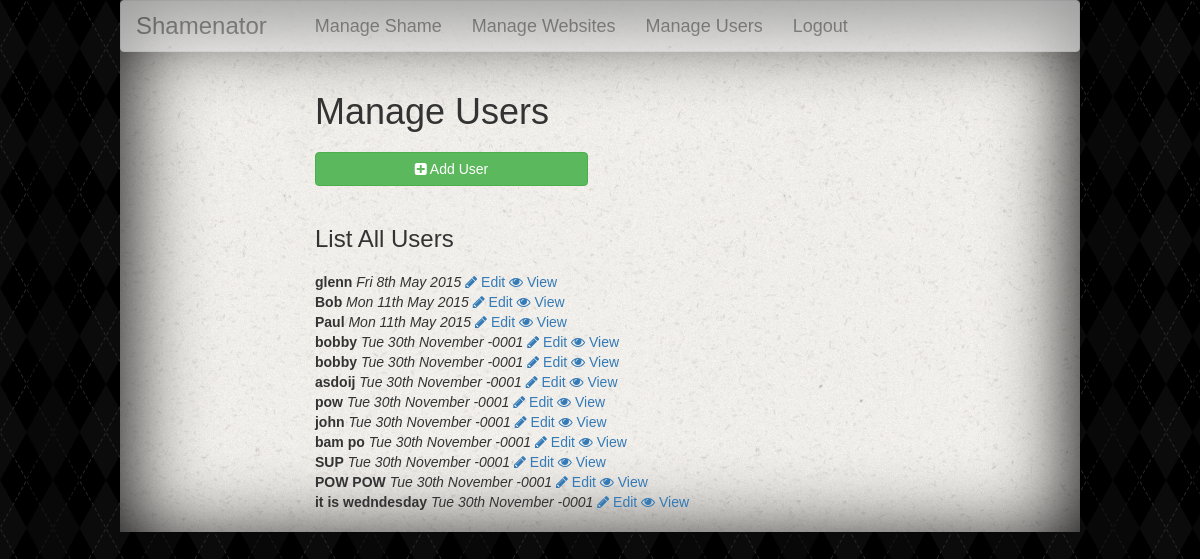
The app's page /manage-users/index.php (signed in) with its own data.
### tables this page shows
CREATE TABLE IF NOT EXISTS `users` (
  `id` int(11) NOT NULL AUTO_INCREMENT,
  `username` varchar(255) NOT NULL,
  `password` varchar(255) NOT NULL,
  `date_updated` timestamp NOT NULL DEFAULT CURRENT_TIMESTAMP ON UPDATE CURRENT_TIMESTAMP,
  `date_created` timestamp NOT NULL DEFAULT '0000-00-00 00:00:00',
  PRIMARY KEY (`id`)
);

### database.php (called while the page is built, shortened)
<?
class DatabaseHelper{
  private $mysql;
  private $query;
  function DatabaseHelper(){
    try {
        $this->mysql = $this->connect();
    } catch (Exception $e) {
        $logger = new Logger();
        $logger->setLog('error');
    }
  }
  private function connect(){
    $host = 'localhost';
    $database = $user = 'glenn_shamenator';
    $password = 'Ch4ng3m3#';
    $mysql = @mysql_connect($host,$user,$password);
    return $mysql;
  }
  public function getAllByTableName($table) {
    return $this->queryRows("SELECT * FROM `$table`");
  }
  public function queryRow($sql = '') {
    if( !isset($this->query) ){
      $this->query = mysql_query($sql, $this->mysql)
          or die('Query failed: ' . mysql_error());
    }
    $row = mysql_fetch_assoc($this->query);
    return $row;
  }
  public function queryRows($sql = ''){
    $result = array();
    while( $row = $this->queryRow($sql) ){
      $result[] = $row;
    }
    $this->query = null;
    return $result;
  }
}

### manage-users/index.php (the view, shortened to what this page needs)
<?
$db = new DatabaseHelper();
$users = $db->getAllByTableName('users');
include('../header.php');
?>
<div class="manage">
  <h1>Manage Users</h1>
  <a href="/shamenator/manage-users/?action=add-user" class="btn btn-success"><i class="fa fa-plus-square"></i> Add User</a>
</div>
<div class="list">
  <h3>List All Users</h3>
  <ul><?
  	foreach($users as $user){ ?>
  		<li>
  			<strong> <?= $user['username'] ?></strong>
  			 <em><?= date('D jS F Y', strtotime($user['date_created'])) ?></em>
  			<a href="/shamenator/manage-users/?action=edit-user&user_id=<?= $user['id'] ?>"><i class="fa fa-pencil"></i> Edit</a>
  			<a href="/shamenator/manage-users/?action=view-user&user_id=<?= $user['id'] ?>"><i class="fa fa-eye"></i> View</a>
  			 </li> <?
  	} ?>
  </ul>
</div>
<?
include('../footer.php');
?>

### css/style.css (style rules this page uses)
html, body { box-sizing: border-box; font-size:14px; font-family:"Helvetica"; }
*, *:before, *:after { box-sizing: inherit; }
a,p,h1,h2,h3,h4,ul,li,ul li { margin:0; padding:0; background:none; border:none; outline:none; text-decoration:none; }
body { background-image:url("../images/argyle.png"); }
.manage { padding:20px; }
.manage h1 { padding-bottom:20px; }
.manage a { width:42%; }
.list { padding:20px; }
.list ul { list-style:none; }
.list h3 { padding-bottom:20px; }

### records on screen
users: username "glenn", date_created "Fri 8th May 2015"
users: username "Bob", date_created "Mon 11th May 2015"
users: username "Paul", date_created "Mon 11th May 2015"
users: username "bobby", date_created "Tue 30th November -0001"
users: username "bobby", date_created "Tue 30th November -0001"
users: username "asdoij", date_created "Tue 30th November -0001"
users: username "pow", date_created "Tue 30th November -0001"
users: username "john", date_created "Tue 30th November -0001"
users: username "bam po", date_created "Tue 30th November -0001"
users: username "SUP", date_created "Tue 30th November -0001"
users: username "POW POW", date_created "Tue 30th November -0001"
users: username "it is wedndesday", date_created "Tue 30th November -0001"
